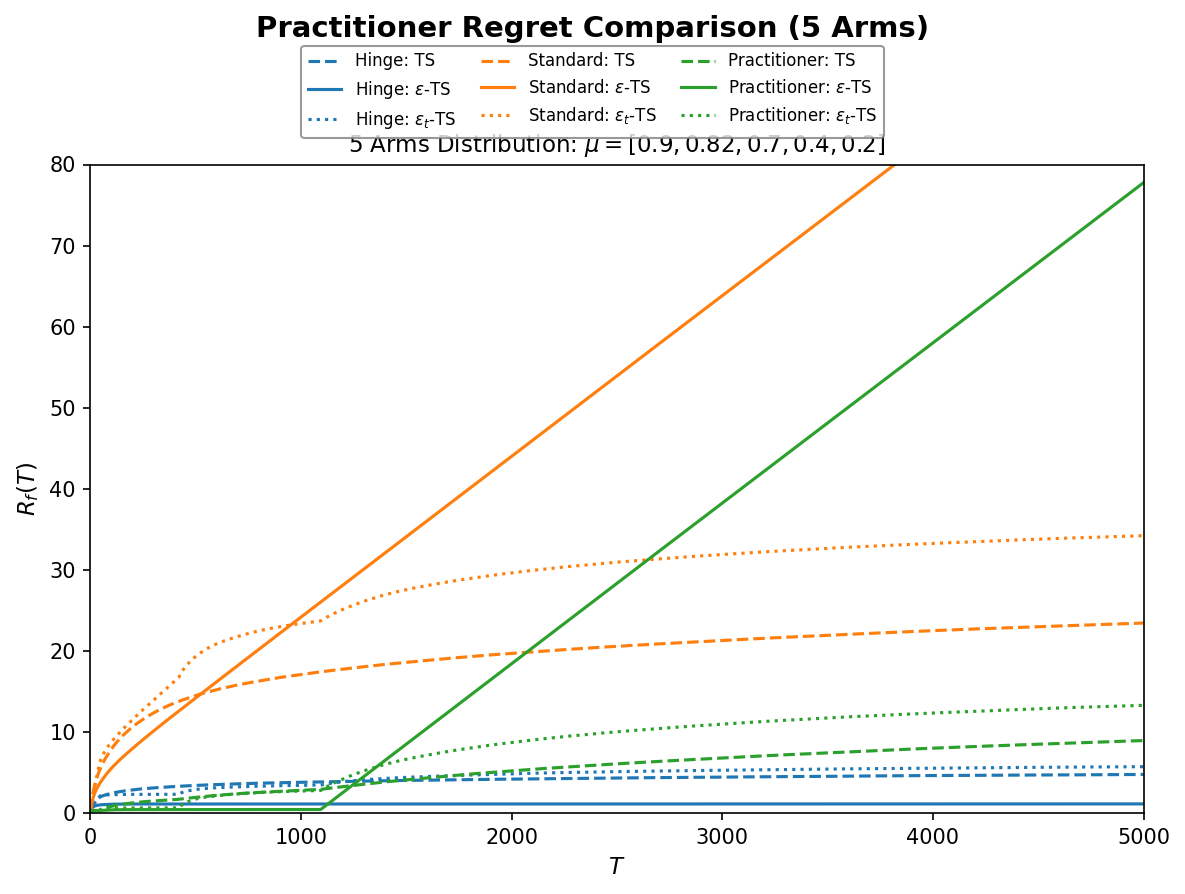

The Python source for this figure:
import os
import sys
from typing import TypedDict, Tuple, List, Dict, Any
import numpy as np
import multiprocessing
from joblib import Parallel, delayed
import matplotlib
matplotlib.use('Agg')
import matplotlib.pyplot as plt
from matplotlib.figure import Figure
from matplotlib.lines import Line2D

_HERE = os.path.abspath(os.path.dirname(__file__))
sys.path.insert(0, os.path.join(_HERE, '../../Epsilon'))
sys.path.insert(0, os.path.join(_HERE, '../../../../learners/src'))
sys.path.insert(0, os.path.join(_HERE, '../../../../environments/src'))
sys.path.insert(0, os.path.join(_HERE, '../../../..'))

from statisticalrl_learners.MABs.TS import TS
from statisticalrl_learners.MABs.Algo1 import Algo1
from epsilon import compute_epsilon_gaussian as compute_epsilon_star


class ScenarioDict(TypedDict):
    name: str
    title: str
    mu: np.ndarray
    pos: Tuple[int, int]
    ylim_top: float


class EpsilonTSDynamic(Algo1):
    def __init__(self, nbArms: int, precomputed_epsilons: np.ndarray) -> None:
        super().__init__(nbArms, epsilon=precomputed_epsilons[0])
        self.precomputed_epsilons = precomputed_epsilons
        self.time = 0

    def reset(self) -> None:
        super().reset()
        self.time = 0

    def update(self, arm: int, reward: float) -> None:
        self.cumRewards[arm] += reward
        self.nbDraws[arm] += 1
        self.empMeans[arm] = self.cumRewards[arm] / self.nbDraws[arm]
        self.time += 1
        idx = min(self.time, len(self.precomputed_epsilons) - 1)
        self.epsilon = self.precomputed_epsilons[idx]
        self._sample_theta()


class AgentConfig:
    def __init__(self, cls: Any, name: str, kw: Any) -> None:
        self.agent_class = cls
        self.name = name
        self.kwargs_factory = kw


def run_single_replicate(seed: int, agent_class: Any, agent_kwargs: Dict[str, Any],
                         mu: np.ndarray, T: int, eps: float,
                         eps_seq: np.ndarray) -> Tuple[np.ndarray, np.ndarray, np.ndarray]:
    np.random.seed(seed)
    agent = agent_class(**agent_kwargs)
    agent.reset()

    gaps = np.max(mu) - mu
    g_len = np.maximum(0.0, gaps - eps)

    actions = np.empty(T, dtype=int)
    for t in range(T):
        a = agent.play()
        agent.update(a, np.random.binomial(1, mu[a]))
        actions[t] = a

    g = gaps[actions]
    return (np.cumsum(g),
            np.cumsum(g_len[actions]),
            np.cumsum(np.maximum(0.0, g - eps_seq)))


def main():
    eps  = 0.2
    T    = 5000
    N    = 1000

    # 5 Brazos con gaps bien definidos
    mu_5 = np.array([0.9, 0.82, 0.7, 0.4, 0.2])

    scenarios: List[ScenarioDict] = [
        {"name": "S1", "title": r"5 Arms Distribution: $\mu=[0.9, 0.82, 0.7, 0.4, 0.2]$", "mu": mu_5, "pos": (0,), "ylim_top": 80.0},
    ]

    agents = [
        AgentConfig(TS,               "TS",               lambda K, e: {"nbArms": K}),
        AgentConfig(Algo1,            "EpsilonTS",        lambda K, e: {"nbArms": K, "epsilon": eps}),
        AgentConfig(EpsilonTSDynamic, "EpsilonTSDynamic", lambda K, e: {"nbArms": K, "precomputed_epsilons": e}),
    ]

    out_dir   = _HERE
    os.makedirs(out_dir, exist_ok=True)
    n_jobs    = min(multiprocessing.cpu_count(), 16)

    print("=" * 70)
    print(f"PRACTITIONER LENIENCY COMPARISON (5 ARMS)  eps={eps}  T={T}  N={N}")
    print("=" * 70)

    plt.style.use('default')
    fig: Figure
    fig, ax = plt.subplots(1, 1, figsize=(8, 6), dpi=150)  # type: ignore[assignment]
    times = np.arange(1, T + 1)

    for sc in scenarios:
        mu     = sc["mu"]
        K      = len(mu)
        gaps   = np.max(mu) - mu
        e_seq  = np.array([float(compute_epsilon_star(gaps, t, sigma=0.5, eta=0.5)[0]) for t in range(1, T + 1)])

        print(f"\n{sc['name']}: {sc['title']}")

        traces = {}
        for ag in agents:
            runs = Parallel(n_jobs=n_jobs)(
                delayed(run_single_replicate)(
                    seed=12345 + i,
                    agent_class=ag.agent_class,
                    agent_kwargs=ag.kwargs_factory(K, e_seq),
                    mu=mu,
                    T=T,
                    eps=eps,
                    eps_seq=e_seq,
                )
                for i in range(N)
            )
            std, hng, prt = np.array(runs).mean(axis=0)
            traces[ag.name] = (std, hng, prt)

        ts_std,  ts_hng,  ts_prt  = traces["TS"]
        eps_std, eps_hng, eps_prt = traces["EpsilonTS"]
        dyn_std, dyn_hng, dyn_prt = traces["EpsilonTSDynamic"]

        ax.plot(times, ts_hng,  color="#1f77b4", linestyle="--", linewidth=1.5)
        ax.plot(times, eps_hng, color="#1f77b4", linestyle="-",  linewidth=1.5)
        ax.plot(times, dyn_hng, color="#1f77b4", linestyle=":",  linewidth=1.5)

        ax.plot(times, ts_std,  color="#ff7f0e", linestyle="--", linewidth=1.5)
        ax.plot(times, eps_std, color="#ff7f0e", linestyle="-",  linewidth=1.5)
        ax.plot(times, dyn_std, color="#ff7f0e", linestyle=":",  linewidth=1.5)

        ax.plot(times, ts_prt,  color="#2ca02c", linestyle="--", linewidth=1.5)
        ax.plot(times, eps_prt, color="#2ca02c", linestyle="-",  linewidth=1.5)
        ax.plot(times, dyn_prt, color="#2ca02c", linestyle=":",  linewidth=1.5)

        ax.set_title(sc["title"], fontsize=11, pad=6)
        ax.set_xlabel(r"$T$", fontsize=11)
        ax.set_ylabel(r"$R_f(T)$", fontsize=11)
        ax.set_xlim(0, T)
        ax.set_ylim(bottom=0, top=sc["ylim_top"])

    fig.tight_layout(rect=[0, 0, 1, 0.88])
    fig.suptitle("Practitioner Regret Comparison (5 Arms)", fontsize=14, fontweight="bold", y=0.985)

    handles = [
        Line2D([0], [0], color="#1f77b4", lw=1.5, linestyle="--", label=r"Hinge: TS"),
        Line2D([0], [0], color="#1f77b4", lw=1.5, linestyle="-",  label=r"Hinge: $\epsilon$-TS"),
        Line2D([0], [0], color="#1f77b4", lw=1.5, linestyle=":",  label=r"Hinge: $\epsilon_t$-TS"),
        Line2D([0], [0], color="#ff7f0e", lw=1.5, linestyle="--", label=r"Standard: TS"),
        Line2D([0], [0], color="#ff7f0e", lw=1.5, linestyle="-",  label=r"Standard: $\epsilon$-TS"),
        Line2D([0], [0], color="#ff7f0e", lw=1.5, linestyle=":",  label=r"Standard: $\epsilon_t$-TS"),
        Line2D([0], [0], color="#2ca02c", lw=1.5, linestyle="--", label=r"Practitioner: TS"),
        Line2D([0], [0], color="#2ca02c", lw=1.5, linestyle="-",  label=r"Practitioner: $\epsilon$-TS"),
        Line2D([0], [0], color="#2ca02c", lw=1.5, linestyle=":",  label=r"Practitioner: $\epsilon_t$-TS"),
    ]

    fig.legend(
        handles=handles,
        loc="upper center",
        bbox_to_anchor=(0.5, 0.96),
        ncol=3,
        frameon=True,
        facecolor="white",
        edgecolor="gray",
        fontsize=8.0,
        columnspacing=1.5,
        borderpad=0.4,
    )

    out = os.path.join(out_dir, "practitioner_5_arms.png")
    fig.savefig(out, bbox_inches="tight")
    plt.close(fig)
    print(f"\n{'=' * 70}\n[OK] {os.path.abspath(out)}\n{'=' * 70}")


if __name__ == "__main__":
    main()
